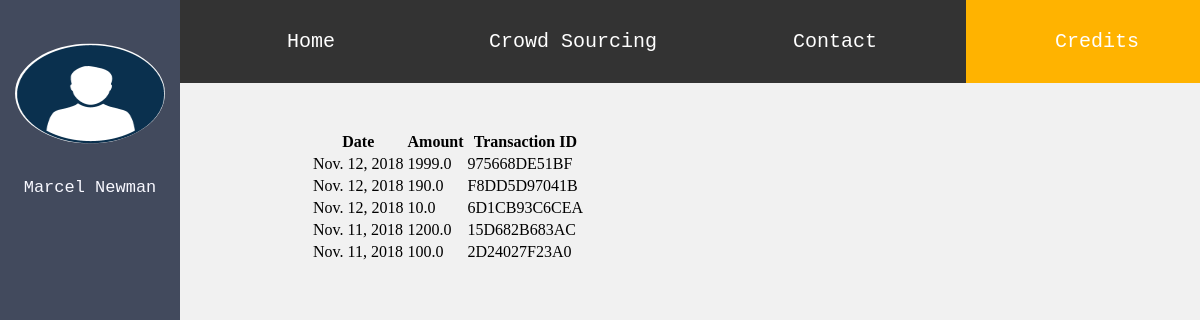
Before: /credits/statement/ with the older database file.
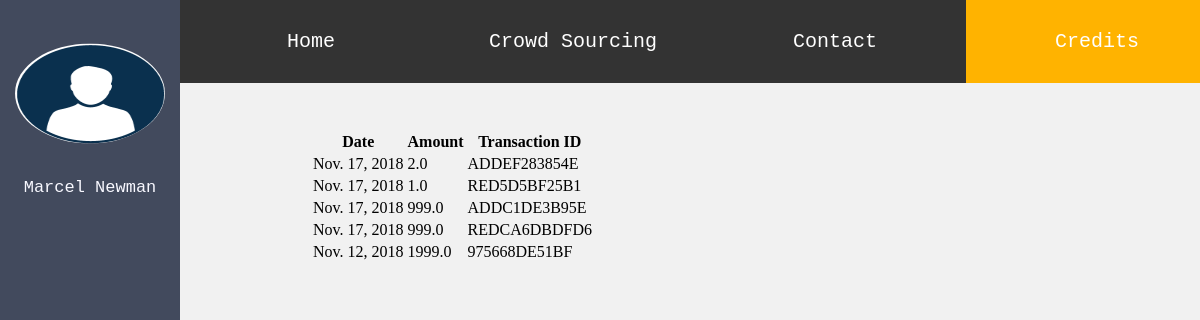
After: the same page with the newer database file.
### credits/models.py (models this page shows, shortened)
class Statement(models.Model):
    last1 = models.FloatField(default=0)
    transaction_id_1 = models.CharField(max_length=12, unique=True)
    date1 = models.DateField(format('%Y-%m-%d'), auto_now=True)
    last2 = models.FloatField(default=0)
    transaction_id_2 = models.CharField(max_length=12, unique=True)
    date2 = models.DateField(format('%Y-%m-%d'), auto_now=True)
    last3 = models.FloatField(default=0)
    transaction_id_3 = models.CharField(max_length=12, unique=True)
    date3 = models.DateField(format('%Y-%m-%d'), auto_now=True)
    last4 = models.FloatField(default=0)
    transaction_id_4 = models.CharField(max_length=12, unique=True)
    date4 = models.DateField(format('%Y-%m-%d'), auto_now=True)
    last5 = models.FloatField(default=0)
    transaction_id_5 = models.CharField(max_length=12, unique=True)
    date5 = models.DateField(format('%Y-%m-%d'), auto_now=True)
    userid = models.ForeignKey(AccountBalance, on_delete=models.PROTECT)

### credits/views.py (the view)
# urls.py: path('statement/', views.statement, name='credits.statement'),
def statement(request):
    transaction = Statement.objects.filter(userid=1)
    transaction_disp = {'trans': transaction}
    return render(request, 'credits/statement.html', context=transaction_disp)

### templates/credits/statement.html (shortened to what this page needs)
<!DOCTYPE html>
<html lang="en">
<head>
    <link rel="stylesheet" href="/static/index.css" >
</head>
<body>
    <div class="splitleft">
            <div class="centered">
                <img src="/static/download.png" alt='Propic' width="0.005px" height="100px">
                <div class="name">Marcel Newman</div>
            </div>
    </div>
    <div class="splitright">
         <ul>
            <li><a href="/credits/statement">Home</a></li>
            <li><a href="/credits/crowdsourcing">Crowd Sourcing</a></li>
            <li><a href="www.google.com">Contact</a></li>
            <li><a class="active" href="/credits">Credits</a></li>
        </ul>
            {% if trans %}
                <table>
                <tr>
                    <th>
                        Date
                    </th>
                    <th>
                        Amount
                    </th>
                    <th>
                        Transaction ID
                    </th>
                </tr>
                {% for acc in trans %}
                <tr>
                    <td>
                        {{ acc.date1 }}
                    </td>
                    <td>
                        {{ acc.last1 }}
                    </td>
                    <td>
                        {{ acc.transaction_id_1 }}
                    </td>
                </tr>
                <tr>
                    <td>
                        {{ acc.date2 }}
                    </td>
                    <td>
                        {{ acc.last2 }}
                    </td>
                    <td>
                        {{ acc.transaction_id_2 }}
                    </td>
                </tr>
                <tr>
                    <td>
                        {{ acc.date3 }}
                    </td>
                    <td>
                        {{ acc.last3 }}
                    </td>
                    <td>
                        {{ acc.transaction_id_3 }}
                    </td>
                </tr>
                <tr>
                    <td>
                        {{ acc.date4 }}
                    </td>
                    <td>
                        {{ acc.last4}}
                    </td>
                    <td>
                        {{ acc.transaction_id_4 }}
                    </td>
                </tr>
                <tr>
                    <td>
                        {{ acc.date5 }}
                    </td>
                    <td>
                        {{ acc.last5 }}
                    </td>
                    <td>
                        {{ acc.transaction_id_5 }}
                    </td>
                </tr>
            {% endfor %}
            </table>
            {% else %}
                <p class="err">No recent transactions.</p>
            {% endif %}
    </div>
</body>
</html>

Changed rows visible on the page:
changed Statement "975668DE51BF": date1 "Nov. 12, 2018" → "Nov. 17, 2018"; last1 "1999.0" → "2.0"; transaction_id_1 "975668DE51BF" → "ADDEF283854E"; date2 "Nov. 12, 2018" → "Nov. 17, 2018"; last2 "190.0" → "1.0"; transaction_id_2 "F8DD5D97041B" → "RED5D5BF25B1"; date3 "Nov. 12, 2018" → "Nov. 17, 2018"; last3 "10.0" → "999.0"; transaction_id_3 "6D1CB93C6CEA" → "ADDC1DE3B95E"; date4 "Nov. 11, 2018" → "Nov. 17, 2018"; last4 "1200.0" → "999.0"; transaction_id_4 "15D682B683AC" → "REDCA6DBDFD6"; date5 "Nov. 11, 2018" → "Nov. 12, 2018"; last5 "100.0" → "1999.0"; transaction_id_5 "2D24027F23A0" → "975668DE51BF"
